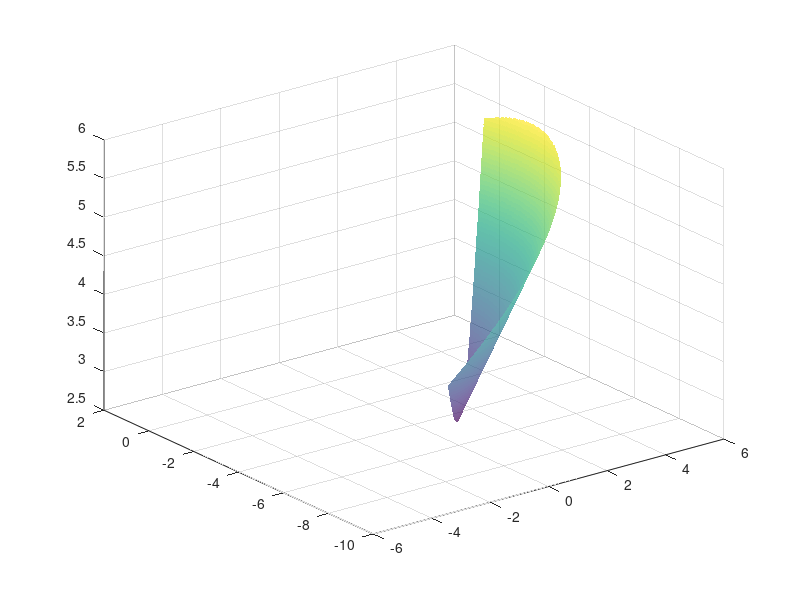

The MATLAB source for this figure: (Note: this script raises an error after producing the figure.)
clc; clear; close all;

% Define grid range
[x1, x2] = meshgrid(linspace(-6, 6, 1000), linspace(-10, 2, 1000));

% Compute the Euclidean distance d from transmitter (-2, -4)
d1 = sqrt((x1 + 2).^2 + (x2 + 4).^2);
d2 = sqrt((x1 + 2).^2 + (x2 + 4).^2);

% Constraints
C1 = -x1.^2 - (x2 + 4).^2 + 16;  % Inside the circle
C2 = x1 - x2 - 6;  % Half-plane
C3 = x1.^2 + (x2 + 6).^2 - 2;  % Outside the small circle

% Feasibility mask
feasible_region1 = (C1 >= 0) & (C2 >= 0);
feasible_region2 = (C1 >= 0) & (C2 >= 0) & (C3 >= 0);

% Set infeasible regions to NaN to hide them
d1(~feasible_region1) = NaN;
d2(~feasible_region2) = NaN;

% Create 3D plot
figure;
surf(x1, x2, d1, 'FaceAlpha', 0.7, 'EdgeColor', 'none');
colormap('parula'); % Change colormap if needed
hold on;

% Labels and title
xlabel('x_1');
ylabel('x_2');
zlabel('Distance d1');
title('3D Plot of Feasible Distance d1');
colorbar;
grid on;
view(3);
hold off

figure;
surf(x1, x2, d2, 'FaceAlpha', 0.7, 'EdgeColor', 'none');
colormap('parula'); % Change colormap if needed
hold on;

% Labels and title
xlabel('x_1');
ylabel('x_2');
zlabel('Distance d2');
title('3D Plot of Feasible Distance d2');
colorbar;
grid on;
view(3);